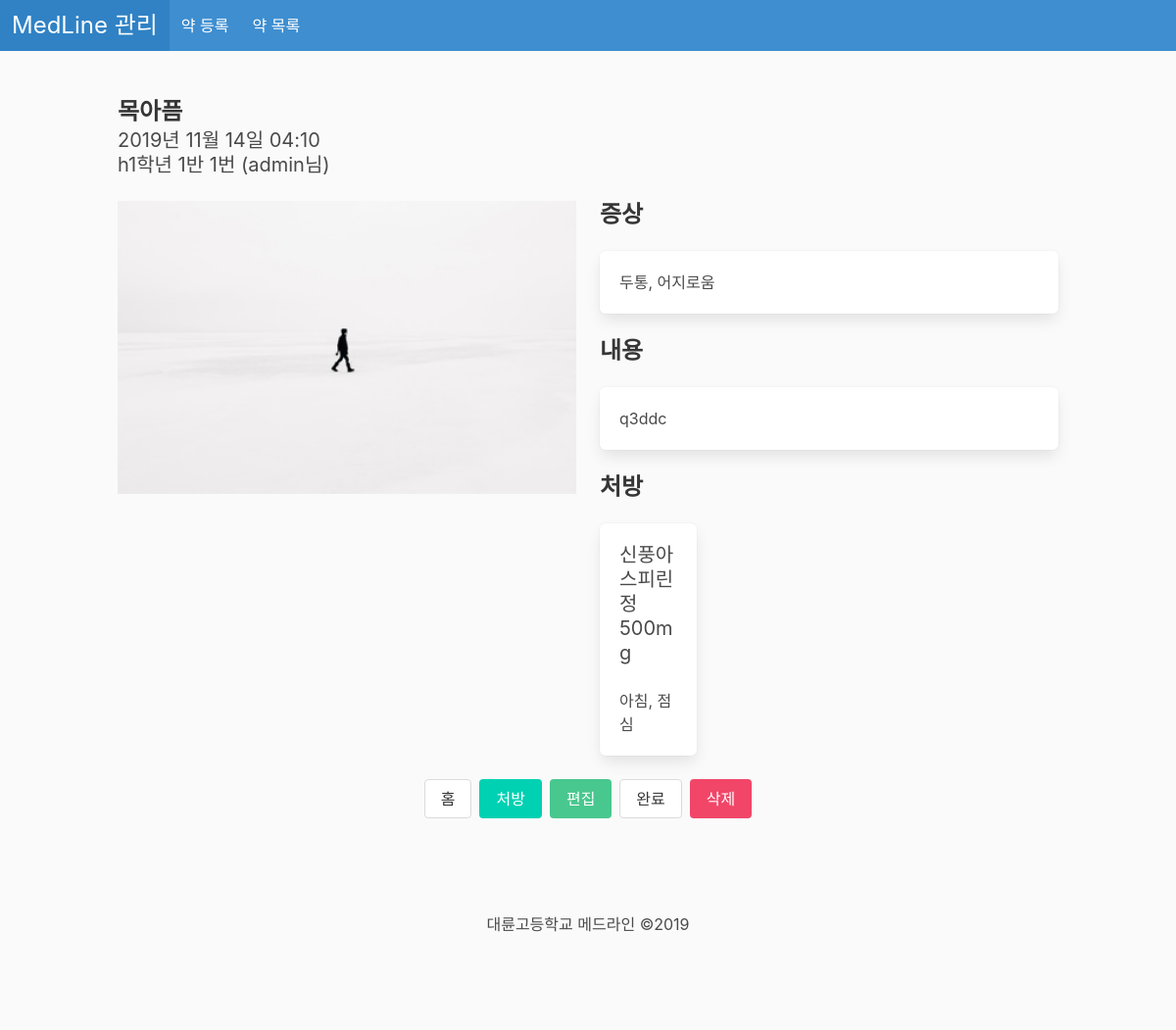
/medicalhub/details/24 (signed in), run on an earlier commit of the app's database.
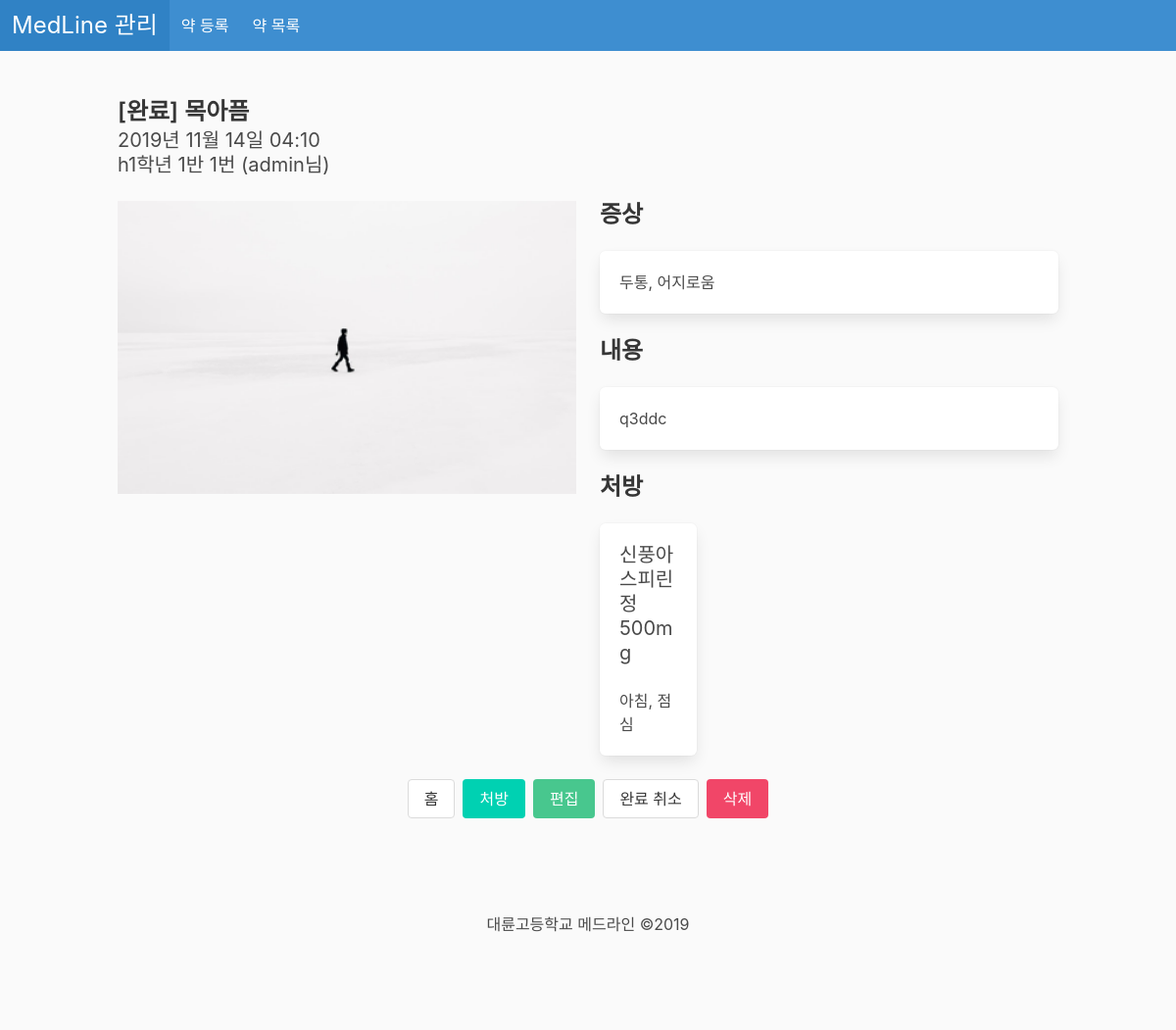
And on a later commit of the database.
### medicalhub/views.py (the view)
# urls.py: path('medicalhub/details/<int:pk>', medicalhub.details, name='details'),
def details(request, pk):
    chosen_consult = consult.objects.get(pk=pk)
    prescription_queryset = PrescribedMedicine.objects.filter(consult=chosen_consult)
    if request.user.is_superuser:
        return render(request, 'medicalhub/details.html', {'consult': chosen_consult, 'prescription': prescription_queryset})
    messages.error(request, "관리자가 아니므로 접근이 거부됩니다.")
    return redirect('login')

### templates/medicalhub/details.html (shortened to what this page needs)
{% extends 'medicalhub/base.html' %}
{% block body %}
<section class="section has-background-white-bis">
    <div class="container">
        <h2 class="title is-size-4">{% if consult.is_finished %}[완료] {% endif %}{{ consult.title }}</h2>
        <h2 class="subtitle has-text-grey-dark is-size-5">{{ consult.added_datetime|date:"Y년 n월 j일 h:i" }}</br>{{ consult.user.grade }}학년 {{ consult.user.division }}반 {{ consult.user.studentno }}번 {{ consult.user.name }} ({{ consult.user.username }}님)</h2>
        <div class="columns is-clearfix">
            <div class="column">
                <figure class="image">
                    <img src="{{ consult.image.url }}">
                </figure>
            </div>
            <div class="column">
                <h1 class="title is-size-4">
                    증상
                </h1>
                <div class="box">
                    <p>{{ consult.symptoms }}</p>
                </div>
                <h1 class="title is-size-4">
                    내용
                </h1>
                <div class="box">
                    <p>{{ consult.message|linebreaks }}</p>
                </div>
                <h1 class="title is-size-4">처방</h1>
                <div class="container">
                    <div class="columns is-multiline">
                        {% for x in prescription %}
                        <div class="column is-one-quarter">
                            <a class="box" href="#" onclick="window.open('http://{{ request.get_host }}/admin/medline/prescribedmedicine/{{ x.pk }}','popup','width=600,height=600'); return false;">
                                <h1 class="subtitle">{{ x.medicine.name }}</h1>
                                <p class="content">{{ x.schedule }}</p>
                            </a>
                        </div>
                        {% endfor %}
                    </div>
                </div>
            </div>
        </div>
        <div class="buttons is-centered">
            <a class="button" href="{% url "medicalhub_home" %}">홈</a>
            <a class="button is-primary" href="{% url 'prescription_form' consult_pk=consult.pk %}">처방</a>
            <a class="button is-success" onclick="window.open('http://{{ request.get_host }}/admin/medline/consult/{{ consult.pk }}','popup','width=600,height=600'); return false;">편집</a>
            {% if user.is_superuser %}
                {% if not consult.is_finished %}
                <form action="/consult/finish/{{ consult.pk }}" method="post">{% csrf_token %}
                    <input class="button is-center" type="submit" value="완료">
                </form>
                {% else %}
                <form action="/consult/undo_finish/{{ consult.pk }}" method="post">{% csrf_token %}
                    <input class="button is-center" type="submit" value="완료 취소">
                </form>
                {% endif %}
            {% endif %}
            <form action="/consult/delete/{{ consult.pk }}" method="post">{% csrf_token %}
                <input class="button is-danger" type="submit" value="삭제">
            </form>
        </div>
    </div>
</section>
{% endblock %}

What changed in the data, as far as the page shows it:
changed consult "목아픔": is_finished False → True (drawn)
Also different on the page:
form field value: (not shown) → "완료 취소"
form field value: "완료" → (not shown)
text now shown: "[완료]"
